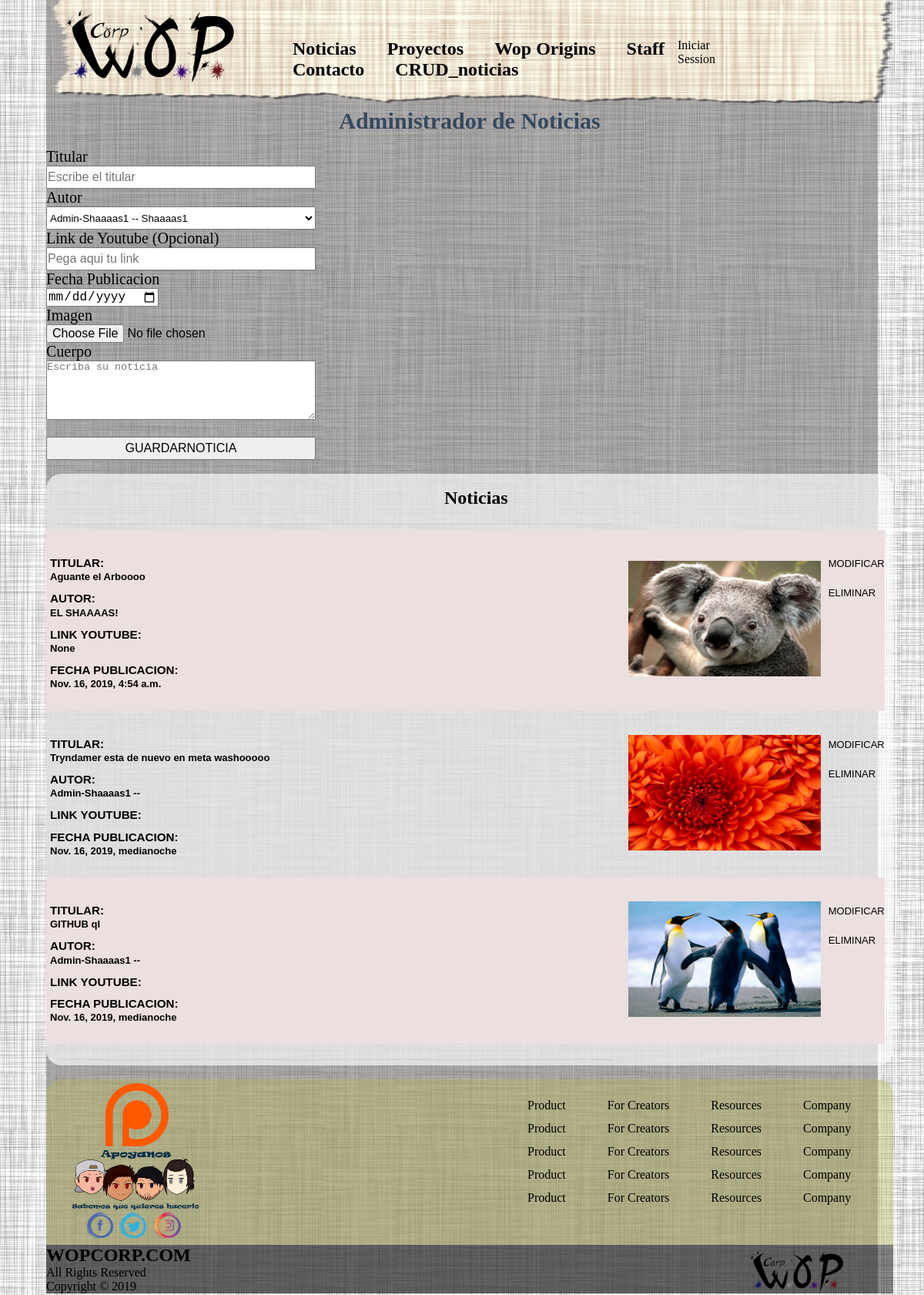
/CRUD_noticias/, run on the app's committed database.
### Gestion_WOP/models.py (models this page shows, shortened)
class Noticia (models.Model):
    Titular = models.CharField(max_length=200)
    Autor = models.CharField(max_length=50)
    Cuerpo = models.CharField(max_length=10500)
    Imagen = models.ImageField(upload_to='Noticias', null=True, blank=True)
    Link_YT = models.CharField(max_length=400, null=True, blank=True)
    Fecha_noticia = models.DateTimeField()
    class Meta:
        verbose_name = "Noticia"
        verbose_name_plural = "Noticias"

### Gestion_WOP/views.py (the view, shortened to what this page needs)
# urls.py: path('CRUD_noticias/', CRUD_noticias, name='CRUD_noticias'),
def CRUD_noticias(request):
    Admin_Paginas = Admin_Pagina.objects.all()
    Noticiases = Noticia.objects.all()
    return render(request, 'Gestion_WOP/CRUD_noticias.html', {
        'Noticiases':Noticiases, 'Admin_Paginas':Admin_Paginas
    })

### Gestion_WOP/templates/Gestion_WOP/CRUD_noticias.html (shortened to what this page needs)
{% extends 'Gestion_WOP/Base.html' %}
{% block Contenido %}
{% load static %}
<div id="CRUD_Noticia">
        <H1><label>Administrador de Noticias</label></H1>
        <form action="" method="POST" enctype="multipart/form-data">
            <br>
            <label id="letra_formu">Titular</label>
            <br>
            <input id="form" type="text" name="Titular" placeholder="Escribe el titular" style="WIDTH: 350px; HEIGHT: 30px" required>
            <br>
            <label id="letra_formu">Autor</label>
            <br>
            <select id="form" name="Autor" required style="WIDTH: 350px; HEIGHT: 30px" >
            {% for adm in Admin_Paginas %}
            <option value="{{ adm.UserAdmin }}">{{ adm.UserAdmin }} -- {{ adm.AliasAdmin}}</option>
            {% endfor %}
            </select>
            <br>
            <label id="letra_formu"> Link de Youtube (Opcional)</label>
            <br>
            <input id="form" type="text" name="LinkYT" placeholder="Pega aqui tu link" style="WIDTH: 350px; HEIGHT: 30px">
        <br>
            <label id="letra_formu">Fecha Publicacion</label>
        <br>
            <input id="form" type="date" name="FechaPublicacion" required>
        <br>
        <label id="letra_formu">Imagen</label>
        <br>
        <input type="file" name="Imagen" id="form" required >
        <br>
        <label id="letra_formu">Cuerpo</label>
        <br>
        <textarea id="form" type="text" cols="50" rows="5" name="Cuerpo" placeholder="Escriba su noticia" style="WIDTH: 350px;" required></textarea>
        <br>
        <br>
            <input type="submit" value="GUARDARNOTICIA" style="WIDTH: 350px; HEIGHT: 30px">
        </form>
    </div>
    <br>
<div id="centro">
    <br>
    <h2 id="noticias">Noticias</h2>
    <table>
        <th id="linea">_________________________________________________________________________________</th>
        <td></td>
      {% for a in Noticiases %}
      <tr>
        <td><h3>TITULAR: <h4>{{a.Titular}}</h4></h3></td>
        <td><h3>AUTOR: <h4>{{a.Autor}}</h4></h3></td>
        <td><h3>LINK YOUTUBE: <h4>{{a.Link_YT}}</h4></h3></td>
        <td><h3>FECHA PUBLICACION: <h4>{{a.Fecha_noticia}}</h4></h3></td>
        <td></td>
        <td></td>
        <th><img src="{{a.Imagen.url}}" width="250px" height="150"></th>
        <td></td>
        <td></td>
        <td></td>
        <td><a href="{% url 'Modificar_Noticia' a.id %}">MODIFICAR</a> </td>
        <td></td>
        <td><a href="{% url 'Eliminar_Noticia' a.id %}">ELIMINAR</a> </td>
      </tr>
      {% endfor %}
      <tr>
            <th id="linea">_________________________________________________________________________________</th>
          <td></td>
      </tr>
    </table>
</div>
{% endblock Contenido %}

### Gestion_WOP/static/Gestion_WOP/css/WOP_CORP_style.css (style rules this page uses)
#linea { color: #0000001f; }
a { color: #000000; text-decoration: none; }
#centro { background-color: rgba(255, 255, 255, 0.65); border-radius: 20px; }

### Gestion_WOP/static/Gestion_WOP/css/tabla.css (style rules this page uses)
#noticias { padding-left: 47%; }
table { font-family: arial; border-collapse: collapse; }
th { width: 90px; padding: 5px 5px 5px 15px; }
td { padding: 5px 0 5px 5px; font-size: 13px; line-height: 1.4em; display: block; }
tr:nth-child(even) { background-color: #ecdfdf; }

### Gestion_WOP/static/Gestion_WOP/css/Carrusel.css (style rules this page uses)
* { margin: 0; padding: 0; -moz-box-sizing: border-box; box-sizing: border-box; }

### Gestion_WOP/static/Gestion_WOP/css/Proyectos.css (style rules this page uses)
* { box-sizing: border-box; }
h1 { margin: 0px 0 0 0; text-align: center; font-size: 30px; color: #34495e; }

### Gestion_WOP/static/Gestion_WOP/css/contacto.css (style rules this page uses)
input { font-size: 16px; }
#letra_formu { font-size: 20px; }

### data on the page
Noticia: Titular "Aguante el Arboooo", Autor "EL SHAAAAS!", Link_YT "None", Fecha_noticia "Nov. 16, 2019, 4:54 a.m.", Imagen (picture)
Noticia: Titular "Tryndamer esta de nuevo en meta washooooo", Autor "Admin-Shaaaas1 --", Fecha_noticia "Nov. 16, 2019, medianoche", Imagen (picture)
Noticia: Titular "GITHUB ql", Autor "Admin-Shaaaas1 --", Fecha_noticia "Nov. 16, 2019, medianoche", Imagen (picture)

### other printed values
form field Autor "Admin-Shaaaas1 -- Shaaaas1"
